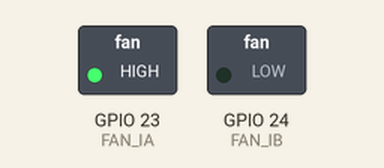
The program below on a simulated Raspberry Pi (BCM pin numbers). Parts: switched loads named in the program (green lamp = pin HIGH).

Above: at 2.0 s.
At 8.0 s:
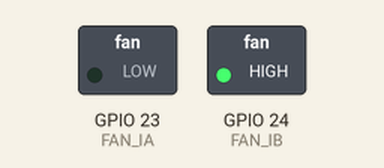
At 11.0 s:
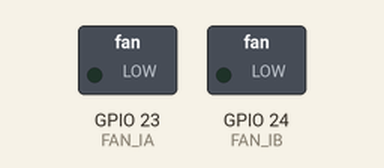
Timing chart, 0 to 15.6 s (numbered marks = the images above):
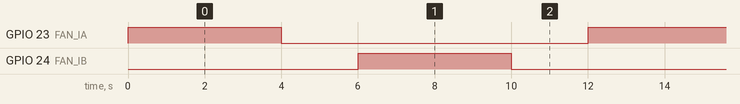

The program:

DCmortor.py
```python
import RPi.GPIO as GPIO
import time

FAN_IA = 23 #physic 16
FAN_IB = 24 #physic 18

GPIO.setmode(GPIO.BCM)
GPIO.setwarnings(False)
GPIO.setup(FAN_IA, GPIO.OUT)
GPIO.setup(FAN_IB, GPIO.OUT)

def LeftRotate() :
    GPIO.output(FAN_IA, True)
    GPIO.output(FAN_IB, False)
    time.sleep(4)

def RightRotate() :
    GPIO.output(FAN_IB, True)
    GPIO.output(FAN_IA, False)
    time.sleep(4)

def WaitRotate() :
    GPIO.output(FAN_IA, False)
    GPIO.output(FAN_IB, False)
    time.sleep(2)


if __name__ == "__main__" :
    try :
        while True :
            LeftRotate()
            WaitRotate()
            RightRotate()
            WaitRotate()

    except :
        GPIO.cleanup()
        print("end")
```

Measured:
- by itself, GPIO 23 (FAN_IA), GPIO 24 (FAN_IB): alternates HIGH for 4.0 s and LOW for 8.0 s
- by itself, everything shown: repeats every 12.0 s, in 4 steps
